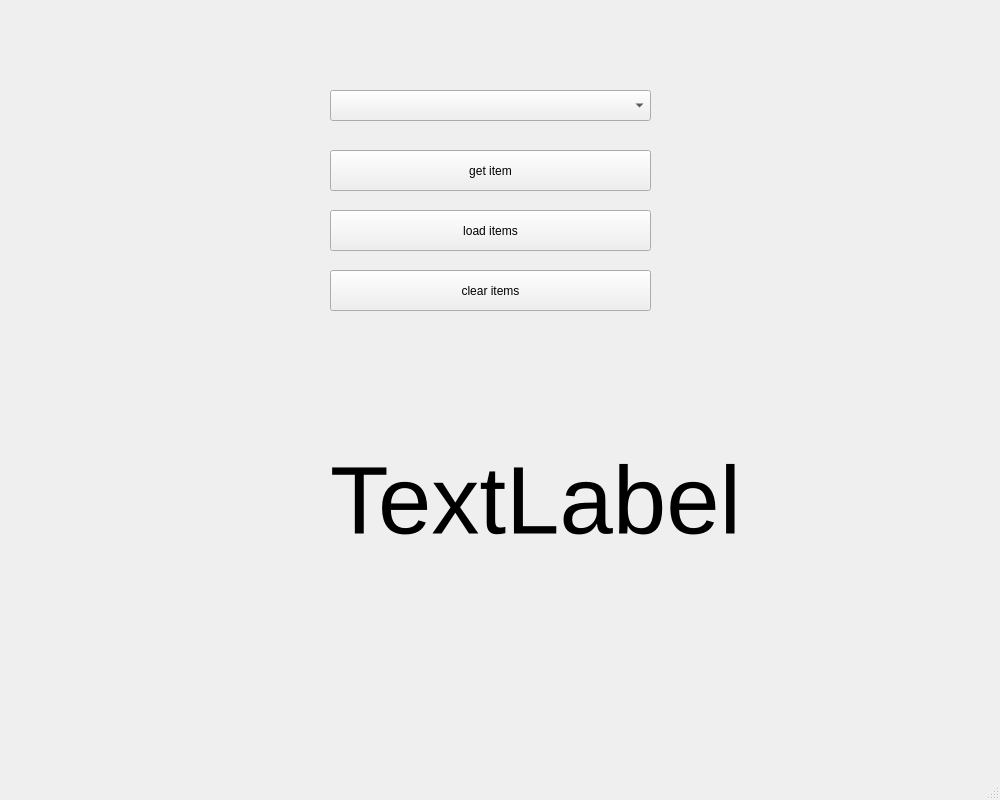
<?xml version="1.0" encoding="UTF-8"?>
<ui version="4.0">
 <class>MainWindow</class>
 <widget class="QMainWindow" name="MainWindow">
  <property name="geometry">
   <rect>
    <x>0</x>
    <y>0</y>
    <width>1000</width>
    <height>800</height>
   </rect>
  </property>
  <property name="windowTitle">
   <string>MainWindow</string>
  </property>
  <widget class="QWidget" name="centralwidget">
   <widget class="QComboBox" name="cb_football_team">
    <property name="geometry">
     <rect>
      <x>330</x>
      <y>90</y>
      <width>321</width>
      <height>31</height>
     </rect>
    </property>
   </widget>
   <widget class="QPushButton" name="get_item">
    <property name="geometry">
     <rect>
      <x>330</x>
      <y>150</y>
      <width>321</width>
      <height>41</height>
     </rect>
    </property>
    <property name="text">
     <string>get item</string>
    </property>
   </widget>
   <widget class="QPushButton" name="load_items">
    <property name="geometry">
     <rect>
      <x>330</x>
      <y>210</y>
      <width>321</width>
      <height>41</height>
     </rect>
    </property>
    <property name="text">
     <string>load items</string>
    </property>
   </widget>
   <widget class="QPushButton" name="clear_items">
    <property name="geometry">
     <rect>
      <x>330</x>
      <y>270</y>
      <width>321</width>
      <height>41</height>
     </rect>
    </property>
    <property name="text">
     <string>clear items</string>
    </property>
   </widget>
   <widget class="QLabel" name="label_result">
    <property name="geometry">
     <rect>
      <x>330</x>
      <y>330</y>
      <width>661</width>
      <height>341</height>
     </rect>
    </property>
    <property name="font">
     <font>
      <pointsize>72</pointsize>
     </font>
    </property>
    <property name="text">
     <string>TextLabel</string>
    </property>
   </widget>
  </widget>
  <widget class="QMenuBar" name="menubar">
   <property name="geometry">
    <rect>
     <x>0</x>
     <y>0</y>
     <width>1000</width>
     <height>21</height>
    </rect>
   </property>
  </widget>
  <widget class="QStatusBar" name="statusbar"/>
 </widget>
 <resources/>
 <connections/>
</ui>
